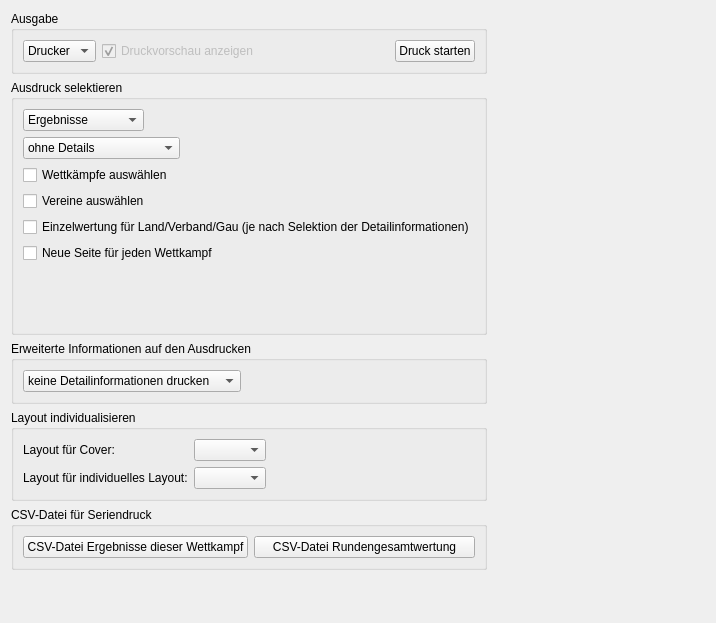
<?xml version="1.0" encoding="UTF-8"?>
<ui version="4.0">
 <class>ExportWidget</class>
 <widget class="QWidget" name="ExportWidget">
  <property name="geometry">
   <rect>
    <x>0</x>
    <y>0</y>
    <width>716</width>
    <height>623</height>
   </rect>
  </property>
  <layout class="QGridLayout" name="gridLayout">
   <item row="0" column="0">
    <widget class="QGroupBox" name="groupBox">
     <property name="title">
      <string>Ausgabe</string>
     </property>
     <layout class="QGridLayout" name="gridLayout_2">
      <item row="0" column="0">
       <widget class="QComboBox" name="cmb_output">
        <property name="sizePolicy">
         <sizepolicy hsizetype="Fixed" vsizetype="Fixed">
          <horstretch>0</horstretch>
          <verstretch>0</verstretch>
         </sizepolicy>
        </property>
        <item>
         <property name="text">
          <string>Drucker</string>
         </property>
        </item>
        <item>
         <property name="text">
          <string>PDF</string>
         </property>
        </item>
       </widget>
      </item>
      <item row="0" column="1">
       <widget class="QCheckBox" name="chk_preview">
        <property name="enabled">
         <bool>false</bool>
        </property>
        <property name="text">
         <string>Druckvorschau anzeigen</string>
        </property>
        <property name="checked">
         <bool>true</bool>
        </property>
       </widget>
      </item>
      <item row="0" column="2">
       <spacer name="horizontalSpacer_3">
        <property name="orientation">
         <enum>Qt::Horizontal</enum>
        </property>
        <property name="sizeHint" stdset="0">
         <size>
          <width>40</width>
          <height>20</height>
         </size>
        </property>
       </spacer>
      </item>
      <item row="0" column="3">
       <widget class="QPushButton" name="but_print">
        <property name="sizePolicy">
         <sizepolicy hsizetype="Fixed" vsizetype="Fixed">
          <horstretch>0</horstretch>
          <verstretch>0</verstretch>
         </sizepolicy>
        </property>
        <property name="text">
         <string>Druck starten</string>
        </property>
       </widget>
      </item>
     </layout>
    </widget>
   </item>
   <item row="1" column="0">
    <widget class="QGroupBox" name="groupBox_2">
     <property name="title">
      <string>Ausdruck selektieren</string>
     </property>
     <layout class="QGridLayout" name="gridLayout_3">
      <item row="0" column="0">
       <widget class="QComboBox" name="cmb_printtype">
        <property name="sizePolicy">
         <sizepolicy hsizetype="Fixed" vsizetype="Fixed">
          <horstretch>0</horstretch>
          <verstretch>0</verstretch>
         </sizepolicy>
        </property>
        <item>
         <property name="text">
          <string>Ergebnisse</string>
         </property>
        </item>
        <item>
         <property name="text">
          <string>Riegenlisten</string>
         </property>
        </item>
        <item>
         <property name="text">
          <string>Meldeliste</string>
         </property>
        </item>
        <item>
         <property name="text">
          <string>Wettkampfbögen</string>
         </property>
        </item>
        <item>
         <property name="text">
          <string>Wettkampfkarten</string>
         </property>
        </item>
        <item>
         <property name="text">
          <string>Urkunden</string>
         </property>
        </item>
        <item>
         <property name="text">
          <string>sonstige</string>
         </property>
        </item>
       </widget>
      </item>
      <item row="1" column="0">
       <widget class="QStackedWidget" name="mainStack">
        <property name="sizePolicy">
         <sizepolicy hsizetype="Preferred" vsizetype="Fixed">
          <horstretch>0</horstretch>
          <verstretch>0</verstretch>
         </sizepolicy>
        </property>
        <property name="currentIndex">
         <number>0</number>
        </property>
        <widget class="QWidget" name="resultWidget">
         <layout class="QGridLayout" name="gridLayout_10">
          <property name="leftMargin">
           <number>0</number>
          </property>
          <property name="topMargin">
           <number>0</number>
          </property>
          <property name="rightMargin">
           <number>0</number>
          </property>
          <property name="bottomMargin">
           <number>0</number>
          </property>
          <item row="0" column="0">
           <widget class="QComboBox" name="cmb_res_type">
            <property name="sizePolicy">
             <sizepolicy hsizetype="Fixed" vsizetype="Fixed">
              <horstretch>0</horstretch>
              <verstretch>0</verstretch>
             </sizepolicy>
            </property>
            <item>
             <property name="text">
              <string>ohne Details</string>
             </property>
            </item>
            <item>
             <property name="text">
              <string>mit Details</string>
             </property>
            </item>
            <item>
             <property name="text">
              <string>Rundengesamtwertung</string>
             </property>
            </item>
            <item>
             <property name="text">
              <string>Tabelle</string>
             </property>
            </item>
           </widget>
          </item>
          <item row="8" column="0">
           <widget class="QCheckBox" name="chk_res_pg">
            <property name="text">
             <string>Neue Seite für jeden Wettkampf</string>
            </property>
           </widget>
          </item>
          <item row="9" column="0">
           <widget class="QStackedWidget" name="resultStack">
            <property name="currentIndex">
             <number>3</number>
            </property>
            <widget class="QWidget" name="page_3"/>
            <widget class="QWidget" name="page_4">
             <layout class="QGridLayout" name="gridLayout_11">
              <property name="leftMargin">
               <number>0</number>
              </property>
              <property name="topMargin">
               <number>0</number>
              </property>
              <property name="rightMargin">
               <number>0</number>
              </property>
              <property name="bottomMargin">
               <number>0</number>
              </property>
              <item row="0" column="0">
               <widget class="QCheckBox" name="chk_res_aw">
                <property name="text">
                 <string>Ausgangswert zusätzlich abdrucken</string>
                </property>
               </widget>
              </item>
             </layout>
            </widget>
            <widget class="QWidget" name="page_5">
             <layout class="QGridLayout" name="gridLayout_12">
              <property name="leftMargin">
               <number>0</number>
              </property>
              <property name="topMargin">
               <number>0</number>
              </property>
              <property name="rightMargin">
               <number>0</number>
              </property>
              <property name="bottomMargin">
               <number>0</number>
              </property>
              <item row="0" column="0">
               <widget class="QCheckBox" name="chk_res_sc">
                <property name="text">
                 <string>Beste Plätze gewinnen nicht die meisten Punkte</string>
                </property>
               </widget>
              </item>
             </layout>
            </widget>
            <widget class="QWidget" name="page"/>
           </widget>
          </item>
          <item row="2" column="0">
           <widget class="QCheckBox" name="chk_res_cl">
            <property name="text">
             <string>Vereine auswählen</string>
            </property>
           </widget>
          </item>
          <item row="1" column="0">
           <widget class="QCheckBox" name="chk_res_wk">
            <property name="text">
             <string>Wettkämpfe auswählen</string>
            </property>
           </widget>
          </item>
          <item row="4" column="0">
           <widget class="QCheckBox" name="chk_res_detail">
            <property name="text">
             <string>Einzelwertung für Land/Verband/Gau (je nach Selektion der Detailinformationen)</string>
            </property>
           </widget>
          </item>
         </layout>
        </widget>
        <widget class="QWidget" name="riegenWidget">
         <layout class="QGridLayout" name="gridLayout_13">
          <property name="leftMargin">
           <number>0</number>
          </property>
          <property name="topMargin">
           <number>0</number>
          </property>
          <property name="rightMargin">
           <number>0</number>
          </property>
          <property name="bottomMargin">
           <number>0</number>
          </property>
          <item row="0" column="0" colspan="2">
           <widget class="QCheckBox" name="chk_rg_select">
            <property name="text">
             <string>Nur bestimmte Riegen drucken</string>
            </property>
           </widget>
          </item>
          <item row="3" column="0" colspan="2">
           <spacer name="verticalSpacer_3">
            <property name="orientation">
             <enum>Qt::Vertical</enum>
            </property>
            <property name="sizeHint" stdset="0">
             <size>
              <width>20</width>
              <height>40</height>
             </size>
            </property>
           </spacer>
          </item>
          <item row="2" column="0">
           <widget class="QLabel" name="label_3">
            <property name="sizePolicy">
             <sizepolicy hsizetype="Fixed" vsizetype="Preferred">
              <horstretch>0</horstretch>
              <verstretch>0</verstretch>
             </sizepolicy>
            </property>
            <property name="text">
             <string>Sortierung:</string>
            </property>
           </widget>
          </item>
          <item row="2" column="1">
           <widget class="QComboBox" name="cmb_rg_sort">
            <item>
             <property name="text">
              <string>nach Name</string>
             </property>
            </item>
            <item>
             <property name="text">
              <string>nach Startnummer</string>
             </property>
            </item>
           </widget>
          </item>
          <item row="1" column="0" colspan="2">
           <widget class="QCheckBox" name="chk_rg_page">
            <property name="text">
             <string>Neue Seite für jede Riege</string>
            </property>
           </widget>
          </item>
         </layout>
        </widget>
        <widget class="QWidget" name="meldeWidget">
         <layout class="QVBoxLayout" name="verticalLayout">
          <property name="leftMargin">
           <number>0</number>
          </property>
          <property name="topMargin">
           <number>0</number>
          </property>
          <property name="rightMargin">
           <number>0</number>
          </property>
          <property name="bottomMargin">
           <number>0</number>
          </property>
          <item>
           <widget class="QCheckBox" name="chk_ve_select">
            <property name="text">
             <string>nur bestimmte Vereine drucken</string>
            </property>
           </widget>
          </item>
          <item>
           <spacer name="verticalSpacer_4">
            <property name="orientation">
             <enum>Qt::Vertical</enum>
            </property>
            <property name="sizeHint" stdset="0">
             <size>
              <width>20</width>
              <height>40</height>
             </size>
            </property>
           </spacer>
          </item>
         </layout>
        </widget>
        <widget class="QWidget" name="bogenWidget">
         <layout class="QVBoxLayout" name="verticalLayout_2">
          <property name="leftMargin">
           <number>0</number>
          </property>
          <property name="topMargin">
           <number>0</number>
          </property>
          <property name="rightMargin">
           <number>0</number>
          </property>
          <property name="bottomMargin">
           <number>0</number>
          </property>
          <item>
           <widget class="QCheckBox" name="chk_bo_split">
            <property name="text">
             <string>Neue Seite für jede Mannschaft</string>
            </property>
           </widget>
          </item>
          <item>
           <spacer name="verticalSpacer_5">
            <property name="orientation">
             <enum>Qt::Vertical</enum>
            </property>
            <property name="sizeHint" stdset="0">
             <size>
              <width>20</width>
              <height>40</height>
             </size>
            </property>
           </spacer>
          </item>
         </layout>
        </widget>
        <widget class="QWidget" name="kartenWidget"/>
        <widget class="QWidget" name="urkundenWidget">
         <layout class="QVBoxLayout" name="verticalLayout_4">
          <property name="leftMargin">
           <number>0</number>
          </property>
          <property name="topMargin">
           <number>0</number>
          </property>
          <property name="rightMargin">
           <number>0</number>
          </property>
          <property name="bottomMargin">
           <number>0</number>
          </property>
          <item>
           <widget class="QLabel" name="label">
            <property name="text">
             <string>Layout für Urkunde:</string>
            </property>
           </widget>
          </item>
          <item>
           <widget class="QComboBox" name="cmb_urkunde"/>
          </item>
          <item>
           <widget class="QCheckBox" name="chk_ur_runde">
            <property name="text">
             <string>[Mannschafts-WK] Rundengesamtwertung auf Urkunde</string>
            </property>
           </widget>
          </item>
          <item>
           <widget class="QCheckBox" name="chk_ur_platz">
            <property name="text">
             <string>[Mannschafts-WK] Beste Plätze gewinnen nicht die meisten Punkte </string>
            </property>
           </widget>
          </item>
          <item>
           <widget class="QCheckBox" name="chk_ur_single">
            <property name="text">
             <string>[Mannschafts-WK] Nur eine Urkunde pro Mannschaft</string>
            </property>
           </widget>
          </item>
          <item>
           <widget class="QCheckBox" name="chk_ur_einzelwertung">
            <property name="text">
             <string>[Mannschafts-WK] Einzelergebnis auf Urkunden</string>
            </property>
           </widget>
          </item>
          <item>
           <spacer name="verticalSpacer_7">
            <property name="orientation">
             <enum>Qt::Vertical</enum>
            </property>
            <property name="sizeHint" stdset="0">
             <size>
              <width>20</width>
              <height>40</height>
             </size>
            </property>
           </spacer>
          </item>
         </layout>
        </widget>
        <widget class="QWidget" name="sonstigesWidget">
         <layout class="QVBoxLayout" name="verticalLayout_3">
          <property name="leftMargin">
           <number>0</number>
          </property>
          <property name="topMargin">
           <number>0</number>
          </property>
          <property name="rightMargin">
           <number>0</number>
          </property>
          <property name="bottomMargin">
           <number>0</number>
          </property>
          <item>
           <widget class="QComboBox" name="cmb_misc_typ">
            <item>
             <property name="text">
              <string>Ausschreibung</string>
             </property>
            </item>
            <item>
             <property name="text">
              <string>Zeitplan</string>
             </property>
            </item>
            <item>
             <property name="text">
              <string>Meldematrix</string>
             </property>
            </item>
            <item>
             <property name="text">
              <string>Mannschaftsmatrix</string>
             </property>
            </item>
            <item>
             <property name="text">
              <string>Startpass-Kontrolliste</string>
             </property>
            </item>
            <item>
             <property name="text">
              <string>Vereinsliste mit Starterzahlen</string>
             </property>
            </item>
            <item>
             <property name="text">
              <string>EDV-Checkliste (Riegen)</string>
             </property>
            </item>
            <item>
             <property name="text">
              <string>EDV-Checkliste (Teilnehmer)</string>
             </property>
            </item>
            <item>
             <property name="text">
              <string>Wettkampfbericht</string>
             </property>
            </item>
            <item>
             <property name="text">
              <string>Medallienspiegel</string>
             </property>
            </item>
            <item>
             <property name="text">
              <string>Ergebnisbogen</string>
             </property>
            </item>
           </widget>
          </item>
          <item>
           <spacer name="verticalSpacer_6">
            <property name="orientation">
             <enum>Qt::Vertical</enum>
            </property>
            <property name="sizeHint" stdset="0">
             <size>
              <width>20</width>
              <height>40</height>
             </size>
            </property>
           </spacer>
          </item>
         </layout>
        </widget>
       </widget>
      </item>
     </layout>
    </widget>
   </item>
   <item row="3" column="0">
    <widget class="QGroupBox" name="groupBox_3">
     <property name="title">
      <string>Layout individualisieren</string>
     </property>
     <layout class="QGridLayout" name="gridLayout_4">
      <item row="0" column="0">
       <widget class="QLabel" name="label_2">
        <property name="text">
         <string>Layout für Cover:</string>
        </property>
       </widget>
      </item>
      <item row="1" column="0">
       <widget class="QLabel" name="label_4">
        <property name="text">
         <string>Layout für individuelles Layout:</string>
        </property>
       </widget>
      </item>
      <item row="0" column="1">
       <widget class="QComboBox" name="cmb_cover"/>
      </item>
      <item row="1" column="1">
       <widget class="QComboBox" name="cmb_headfoot"/>
      </item>
      <item row="1" column="2">
       <spacer name="horizontalSpacer_2">
        <property name="orientation">
         <enum>Qt::Horizontal</enum>
        </property>
        <property name="sizeHint" stdset="0">
         <size>
          <width>40</width>
          <height>20</height>
         </size>
        </property>
       </spacer>
      </item>
     </layout>
    </widget>
   </item>
   <item row="4" column="0">
    <widget class="QGroupBox" name="groupBox_6">
     <property name="title">
      <string>CSV-Datei für Seriendruck</string>
     </property>
     <layout class="QGridLayout" name="gridLayout_5">
      <item row="0" column="0">
       <widget class="QPushButton" name="but_csvgesamt">
        <property name="text">
         <string>CSV-Datei Ergebnisse dieser Wettkampf</string>
        </property>
       </widget>
      </item>
      <item row="0" column="1">
       <widget class="QPushButton" name="but_csvrunde">
        <property name="text">
         <string>CSV-Datei Rundengesamtwertung</string>
        </property>
       </widget>
      </item>
     </layout>
    </widget>
   </item>
   <item row="5" column="0">
    <spacer name="verticalSpacer_2">
     <property name="orientation">
      <enum>Qt::Vertical</enum>
     </property>
     <property name="sizeHint" stdset="0">
      <size>
       <width>20</width>
       <height>40</height>
      </size>
     </property>
    </spacer>
   </item>
   <item row="0" column="1" rowspan="8">
    <spacer name="horizontalSpacer_4">
     <property name="orientation">
      <enum>Qt::Horizontal</enum>
     </property>
     <property name="sizeHint" stdset="0">
      <size>
       <width>40</width>
       <height>20</height>
      </size>
     </property>
    </spacer>
   </item>
   <item row="2" column="0">
    <widget class="QGroupBox" name="groupBox_4">
     <property name="title">
      <string>Erweiterte Informationen auf den Ausdrucken</string>
     </property>
     <layout class="QGridLayout" name="gridLayout_6">
      <item row="0" column="0">
       <widget class="QComboBox" name="cmb_detail">
        <property name="sizePolicy">
         <sizepolicy hsizetype="Fixed" vsizetype="Fixed">
          <horstretch>0</horstretch>
          <verstretch>0</verstretch>
         </sizepolicy>
        </property>
        <item>
         <property name="text">
          <string>keine Detailinformationen drucken</string>
         </property>
        </item>
        <item>
         <property name="text">
          <string>Turnkreis/-gau auf Listen drucken</string>
         </property>
        </item>
        <item>
         <property name="text">
          <string>Landesverband auf Listen drucken</string>
         </property>
        </item>
        <item>
         <property name="text">
          <string>Land auf Listen drucken</string>
         </property>
        </item>
       </widget>
      </item>
      <item row="0" column="1">
       <spacer name="horizontalSpacer">
        <property name="orientation">
         <enum>Qt::Horizontal</enum>
        </property>
        <property name="sizeHint" stdset="0">
         <size>
          <width>40</width>
          <height>20</height>
         </size>
        </property>
       </spacer>
      </item>
     </layout>
    </widget>
   </item>
  </layout>
 </widget>
 <resources/>
 <connections>
  <connection>
   <sender>cmb_printtype</sender>
   <signal>currentIndexChanged(int)</signal>
   <receiver>mainStack</receiver>
   <slot>setCurrentIndex(int)</slot>
   <hints>
    <hint type="sourcelabel">
     <x>159</x>
     <y>117</y>
    </hint>
    <hint type="destinationlabel">
     <x>238</x>
     <y>157</y>
    </hint>
   </hints>
  </connection>
  <connection>
   <sender>cmb_res_type</sender>
   <signal>currentIndexChanged(int)</signal>
   <receiver>resultStack</receiver>
   <slot>setCurrentIndex(int)</slot>
   <hints>
    <hint type="sourcelabel">
     <x>180</x>
     <y>151</y>
    </hint>
    <hint type="destinationlabel">
     <x>188</x>
     <y>239</y>
    </hint>
   </hints>
  </connection>
 </connections>
</ui>
